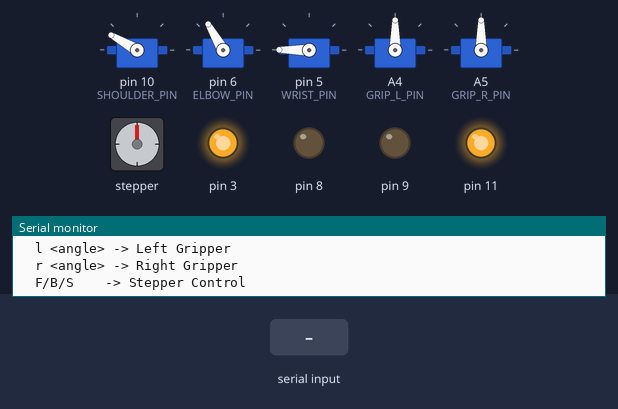
This sketch was run on a simulated Arduino Uno, built with avr-gcc and run on an emulated ATmega328P. Shown: 5 × servo, stepper motor, output pins drawn as LEDs (lit = HIGH), the last lines printed to the serial monitor. Inputs (shaded band) come from the test bench. Stepper angles assume 200 steps per turn.

Above: at 1.2 s.
1.3 s: "B" received over Serial
At 1.67 s:
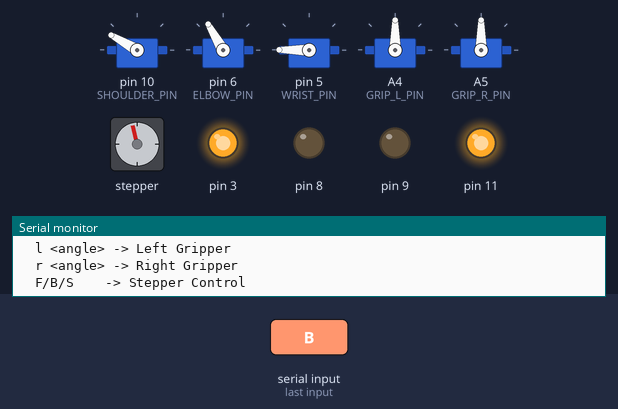
4.3 s: "e90\n" received over Serial
At 4.5 s:
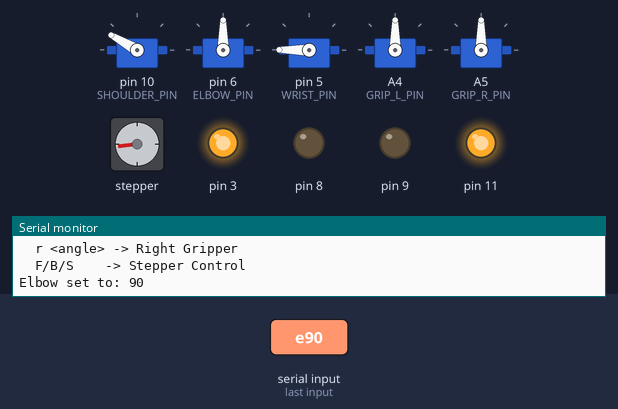
7.3 s: "w90\n" received over Serial
At 7.45 s:
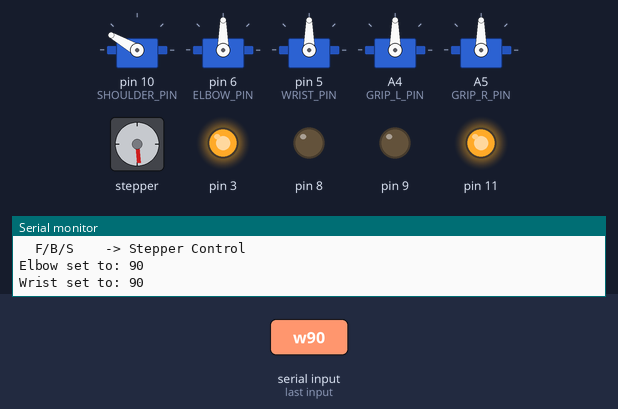
10.3 s: "e,45\n" received over Serial
At 10.46 s:
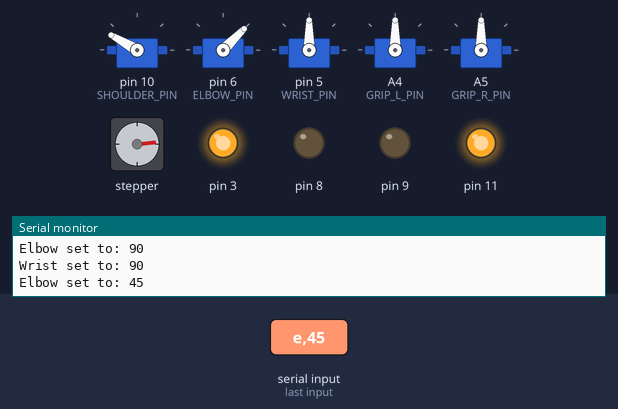
13.3 s: "w,45\n" received over Serial
At 13.47 s:
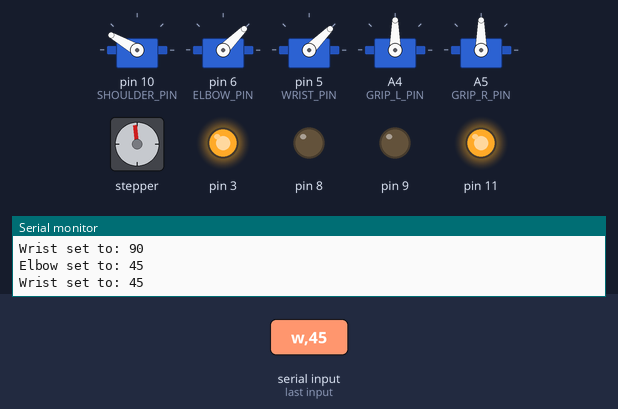
16.3 s: "e" received over Serial
At 17.36 s:
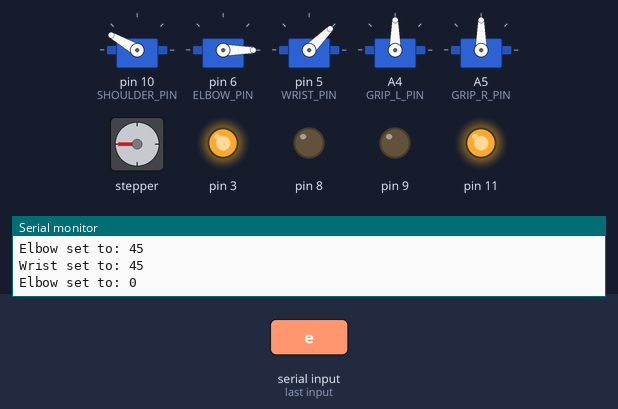
Timing chart, 0 to 21.9 s (numbered marks = the images above; inputs shaded):
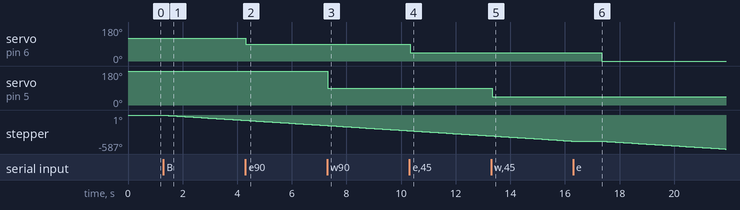

Measured:
- after the input at 1.3 s, stepper: keeps turning counter-clockwise at about 30°/s, starting at once
- after the input at 4.3 s, servo on pin 6 (ELBOW_PIN): 120° → 90° at once
- after the input at 7.3 s, servo on pin 5 (WRIST_PIN): 180° → 90° at once
- after the input at 10.3 s, servo on pin 6 (ELBOW_PIN): 90° → 45° at once
- after the input at 13.3 s, servo on pin 5 (WRIST_PIN): 90° → 45° after 0.05 s
- after the input at 16.3 s, servo on pin 6 (ELBOW_PIN): 45° → 0° after 1.1 s

The sketch:

robot_arm_control.ino
```cpp
#include <Servo.h>
#include <Stepper.h>

// --- STEPPER CONFIG ---
const int STEPS_PER_REV = 200;
Stepper myStepper(STEPS_PER_REV, 12, 13);

// --- SERVO CONFIG ---
Servo shoulder;
Servo elbow;
Servo wrist;
Servo gripL;
Servo gripR;

const int SHOULDER_PIN = 10;
const int ELBOW_PIN = 6;
const int WRIST_PIN = 5;
const int GRIP_L_PIN = A4;
const int GRIP_R_PIN = A5;

// Variables for Stepper State
char moveState = 'S';

void setup() {
  Serial.begin(115200);
  Serial.println("--- MANUAL INDEPENDENT CONTROL ---");
  Serial.println("  Shoulder -> LOCKED 150 (Upright)");
  Serial.println("  e <angle> -> Move Elbow ONLY");
  Serial.println("  w <angle> -> Move Wrist ONLY");
  Serial.println("  l <angle> -> Left Gripper");
  Serial.println("  r <angle> -> Right Gripper");
  Serial.println("  F/B/S    -> Stepper Control");

  // POWER SETUP
  pinMode(3, OUTPUT); digitalWrite(3, HIGH);
  pinMode(11, OUTPUT); digitalWrite(11, HIGH);
  pinMode(9, OUTPUT); digitalWrite(9, LOW);
  pinMode(8, OUTPUT); digitalWrite(8, LOW);

  myStepper.setSpeed(5); // Slow speed for Torque

  // 1. SHOULDER (Fixed)
  shoulder.attach(SHOULDER_PIN);
  shoulder.write(150);

  // 2. ELBOW (Start Bent)
  elbow.attach(ELBOW_PIN);
  elbow.write(120);

  // 3. WRIST (Start Tucked)
  // This will stay at 180 until YOU change it.
  // Moving the elbow will NOT change this value.
  wrist.attach(WRIST_PIN);
  wrist.write(180);

  // 4. GRIPPERS
  gripL.attach(GRIP_L_PIN); gripL.write(90);
  gripR.attach(GRIP_R_PIN); gripR.write(90);
}

void loop() {
  if (Serial.available() > 0) {
    char cmd = Serial.read();

    // --- ELBOW COMMAND ---
    if (cmd == 'e') {
      int angle = Serial.parseInt();
      Serial.print("Elbow set to: "); Serial.println(angle);
      elbow.write(angle);
    }

    // --- WRIST COMMAND ---
    else if (cmd == 'w') {
      int angle = Serial.parseInt();
      Serial.print("Wrist set to: "); Serial.println(angle);
      wrist.write(angle);
    }

    // --- GRIPPERS ---
    else if (cmd == 'l') gripL.write(Serial.parseInt());
    else if (cmd == 'r') gripR.write(Serial.parseInt());

    // --- STEPPER ---
    else if (cmd == 'F' || cmd == 'B' || cmd == 'S') {
      moveState = cmd;
    }

    while(Serial.available() > 0 && isSpace(Serial.peek())) Serial.read();
  }

  if (moveState == 'F') myStepper.step(1);
  else if (moveState == 'B') myStepper.step(-1);
}
```
